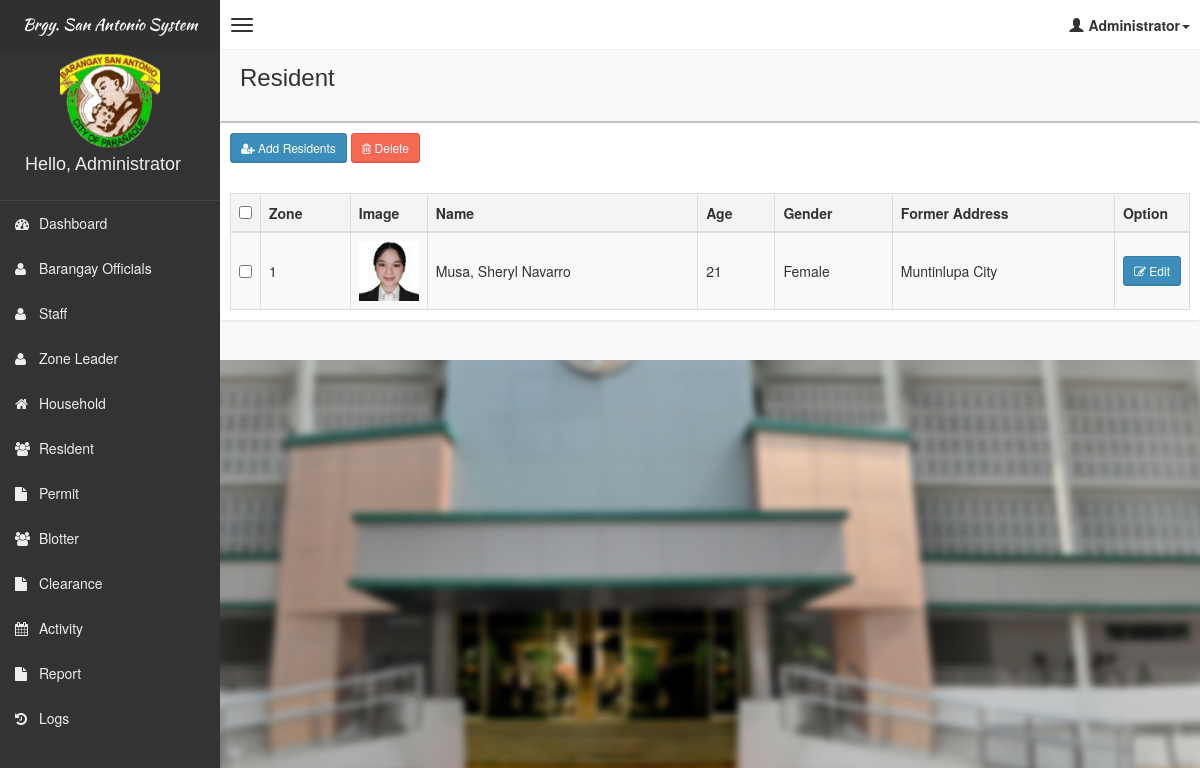
Screenshot of /pages/resident/resident.php (signed in) with the database file from the repository.
### tables this page shows
CREATE TABLE `tblresident` (
  `id` int(11) NOT NULL,
  `lname` varchar(20) NOT NULL,
  `fname` varchar(20) NOT NULL,
  `mname` varchar(20) NOT NULL,
  `bdate` varchar(20) NOT NULL,
  `bplace` text NOT NULL,
  `age` int(11) NOT NULL,
  `barangay` varchar(120) NOT NULL,
  `zone` varchar(5) NOT NULL,
  `totalhousehold` int(5) NOT NULL,
  `differentlyabledperson` varchar(100) NOT NULL,
  `relationtohead` varchar(50) NOT NULL,
  `maritalstatus` varchar(50) NOT NULL,
  `bloodtype` varchar(10) NOT NULL,
  `civilstatus` varchar(20) NOT NULL,
  `occupation` varchar(100) NOT NULL,
  `monthlyincome` int(12) NOT NULL,
  `householdnum` int(11) NOT NULL,
  `lengthofstay` int(11) NOT NULL,
  `religion` varchar(50) NOT NULL,
  `nationality` varchar(50) NOT NULL,
  `gender` varchar(6) NOT NULL,
  `skills` text NOT NULL,
  `igpitID` int(11) NOT NULL,
  `philhealthNo` int(12) NOT NULL,
  `highestEducationalAttainment` varchar(50) NOT NULL,
  `houseOwnershipStatus` varchar(50) NOT NULL,
  `landOwnershipStatus` varchar(20) NOT NULL,
  `dwellingtype` varchar(20) NOT NULL,
  `waterUsage` varchar(20) NOT NULL,
  `lightningFacilities` varchar(20) NOT NULL,
  `sanitaryToilet` varchar(20) NOT NULL,
  `formerAddress` text NOT NULL,
  `remarks` text NOT NULL,
  `image` text NOT NULL,
  `username` varchar(50) NOT NULL,
  `password` varchar(50) NOT NULL
);

### pages/resident/resident.php (shortened to what this page needs)
<!DOCTYPE html>
<html>
    <?php
    if(!isset($_SESSION['role']))
    {
        header("Location: ../../login.php");
    }
    else
    {
    include('../head_css.php'); ?>
    <body class="skin-black">
        <?php
        include "../connection.php";
        ?>
        <?php include('../header.php'); ?>
        <div class="wrapper row-offcanvas row-offcanvas-left">
            <?php include('../sidebar-left.php'); ?>
            <aside class="right-side">
                <section class="content-header">
                    <h1>
                        Resident
                    </h1>
                </section>
                <?php
                if(!isset($_GET['resident']))
                {
                ?>
                <section class="content">
                    <div class="row">
                            <div class="box">
                                <div class="box-header">
                                    <div style="padding:10px;">
                                        <button class="btn btn-primary btn-sm" data-toggle="modal" data-target="#addCourseModal"><i class="fa fa-user-plus" aria-hidden="true"></i> Add Residents</button>
                                        <?php
                                            if(!isset($_SESSION['staff']))
                                            {
                                        ?>
                                        <button class="btn btn-danger btn-sm" data-toggle="modal" data-target="#deleteModal"><i class="fa fa-trash-o" aria-hidden="true"></i> Delete</button>
                                        <?php
                                            }
                                        ?>
                                    </div>
                                </div>
                                <div class="box-body table-responsive">
                                <form method="post"  enctype="multipart/form-data">
                                    <table id="table" class="table table-bordered table-striped">
                                        <thead>
                                            <tr>
                                                <?php
                                                    if(!isset($_SESSION['staff']))
                                                    {
                                                ?>
                                                <th style="width: 20px !important;"><input type="checkbox" name="chk_delete[]" class="cbxMain" onchange="checkMain(this)"/></th>
                                                <?php
                                                    }
                                                ?>
                                                <th>Zone</th>
                                                <th>Image</th>
                                                <th>Name</th>
                                                <th>Age</th>
                                                <th>Gender</th>
                                                <th>Former Address</th>
                                                <th style="width: 40px !important;">Option</th>
                                            </tr>
                                        </thead>
                                        <tbody>
                                            <?php
                                            if(!isset($_SESSION['staff']))
                                            {
                                                $squery = mysqli_query($con, "SELECT zone,id,CONCAT(lname, ', ', fname, ' ', mname) as cname, age, gender, formerAddress, image FROM tblresident order by zone");
                                                while($row = mysqli_fetch_array($squery))
                                                {
                                                    echo '
                                                    <tr>
                                                        <td><input type="checkbox" name="chk_delete[]" class="chk_delete" value="'.$row['id'].'" /></td>
                                                        <td>'.$row['zone'].'</td>
                                                        <td style="width:70px;"><image src="image/'.basename($row['image']).'" style="width:60px;height:60px;"/></td>
                                                        <td>'.$row['cname'].'</td>
                                                        <td>'.$row['age'].'</td>
                                                        <td>'.$row['gender'].'</td>
                                                        <td>'.$row['formerAddress'].'</td>
                                                        <td><button class="btn btn-primary btn-sm" data-target="#editModal'.$row['id'].'" data-toggle="modal"><i class="fa fa-pencil-square-o" aria-hidden="true"></i> Edit</button></td>
                                                    </tr>
                                                    ';
                                                }
                                            }
                                            ?>
                                        </tbody>
                                    </table>
                                    </form>
                                </div>
                            </div>
                    </div>
                </section>
                <?php
                }
                ?>
            </aside>
        </div>
        <?php }
        include "../footer.php"; ?>
    </body>
</html>

### css/AdminLTE.css (style rules this page uses)
html, body { background: url(../img/paranaque.png) no-repeat center center fixed; -webkit-background-size: cover; -moz-background-size: cover; -o-background-size: cover; background-size: cover; }
.wrapper { min-height: 100px; }
.wrapper:before, .wrapper:after { display: table; content: " "; }
.wrapper:after { clear: both; }
.right-side, .left-side { min-height: 100px; display: block; }
.right-side { background-color: #f9f9f9; margin-left: 220px; }
.content { padding: 20px 15px; background: #f9f9f9; }
h1, h2, h3, h4, h5, h6, .h1, .h2, .h3, .h4, .h5, .h6 { font-family: 'Source Sans Pro', sans-serif; }
img { max-width: 100%important; }
.table-striped { background-color: #f3f4f5; }
.right-side > .content-header { position: relative; padding: 15px 15px 10px 20px; }
.right-side > .content-header > h1 { margin: 0; font-size: 24px; }
.box { position: relative; background: #ffffff; border-top: 2px solid #c1c1c1; margin-bottom: 20px; -webkit-border-radius: 3px; -moz-border-radius: 3px; border-radius: 3px; width: 100%; box-shadow: 0px 1px 3px rgba(0, 0, 0, 0.1); }
.box .box-header { position: relative; -webkit-border-top-left-radius: 3px; -webkit-border-top-right-radius: 3px; -webkit-border-bottom-right-radius: 0; -webkit-border-bottom-left-radius: 0; -moz-border-radius-topleft: 3px; -moz-border-radius-topright: 3px; -moz-border-radius-bottomright: 0; -moz-border-radius-bottomleft: 0; border-top-left-radius: 3px; border-top-right-radius: 3px; border-bottom-right-radius: 0; border-bottom-left-radius: 0; border-bottom: 0px solid #f4f4f4; color: #444; padding-bottom: 10px; }
.box .box-header:before, .box .box-header:after { display: table; content: " "; }
.box .box-header:after { clear: both; }
.box .box-body { padding: 10px; -webkit-border-top-left-radius: 0; -webkit-border-top-right-radius: 0; -webkit-border-bottom-right-radius: 3px; -webkit-border-bottom-left-radius: 3px; -moz-border-radius-topleft: 0; -moz-border-radius-topright: 0; -moz-border-radius-bottomright: 3px; -moz-border-radius-bottomleft: 3px; border-top-left-radius: 0; border-top-right-radius: 0; border-bottom-right-radius: 3px; border-bottom-left-radius: 3px; }
.box .box-body .table { margin-bottom: 0; }
.btn { font-weight: 500; -webkit-border-radius: 3px; -moz-border-radius: 3px; border-radius: 3px; border: 1px solid transparent; -webkit-box-shadow: inset 0px -2px 0px 0px rgba(0, 0, 0, 0.09); -moz-box-shadow: inset 0px -2px 0px 0px rgba(0, 0, 0, 0.09); box-shadow: inset 0px -1px 0px 0px rgba(0, 0, 0, 0.09); }
.btn.btn-primary { background-color: #3c8dbc; border-color: #367fa9; }
.btn.btn-danger { background-color: #f56954; border-color: #f4543c; }
.btn.btn-sm { font-size: 12px; }
.skin-black .right-side > .content-header { background: transparent; box-shadow: none; }

### rows the page displays
tblresident: zone "1", image (picture), cname "Musa, Sheryl Navarro", age "21", gender "Female", formerAddress "Muntinlupa City"

### other values shown
$_SESSION['role'] "Administrator"
